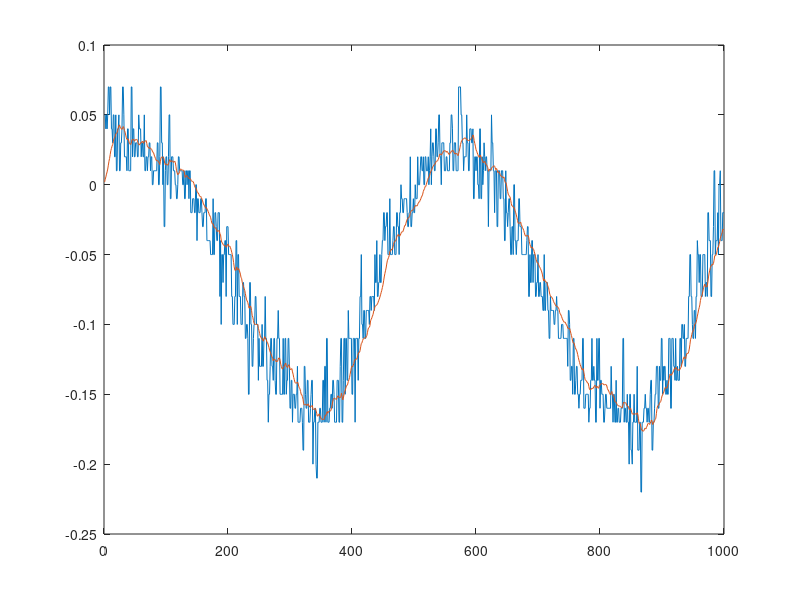

Here is the MATLAB script that generated this plot:
clear;
clc;
close all;


load("PressureDataSetQuickRiseAndFall.mat");

%% MOVING AVERAGE (125 sample delay (156ms delay)
windowSize = 25; 
b = (1/windowSize)*ones(1,windowSize);
a = 1;
y = filter(b,a,pressureValues);

plot(pressureValues);
hold on;
plot(y)



%% IIR Filter from Crazyflie
% ARGS: in - latest pressure value
%       attenuation - weighting factor
%       filt - storing previous pressure (filtered) values
% RETURN: out - final filtered pressure value

% pressureValues = pressureValues*100;
% filteredPressures = [];
% filttmp = 0
% IIR_SHIFT = 8;
% 
% %#define IMU_ACC_IIR_LPF_ATTENUATION (IMU_UPDATE_FREQ / (2 * 3.1415 * IMU_ACC_WANTED_LPF_CUTOFF_HZ))
% IMU_UPDATE_FREQ = 800; %Hz
% IMU_ACC_WANTED_LPF_CUTOFF_HZ = 4; %Hz
% IMU_ACC_IIR_LPF_ATTENUATION = (IMU_UPDATE_FREQ / (2 * 3.1415 * IMU_ACC_WANTED_LPF_CUTOFF_HZ));
% 
% %#define attenuation = IMU_ACC_IIR_LPF_ATT_FACTOR  (int)(((1<<IIR_SHIFT) / IMU_ACC_IIR_LPF_ATTENUATION) + 0.5)
% IMU_ACC_IIR_LPF_ATT_FACTOR = ((bitshift(1,IIR_SHIFT) / IMU_ACC_IIR_LPF_ATTENUATION) + 0.5);
% 
% attenuation = IMU_ACC_IIR_LPF_ATT_FACTOR;
% 
% for i=1:size(pressureValues,2)
%     if (attenuation > bitshift(1,IIR_SHIFT))%(1<<IIR_SHIFT))
%         attenuation = bitshift(1,IIR_SHIFT);%(1<<IIR_SHIFT);
%     else
%         if (attenuation < 1)
%             attenuation = 1;
%         end
%     end
%     
%     %   // Shift to keep accuracy
%     inScaled = bitshift(round(pressureValues(i)),IIR_SHIFT);
% %   // Calculate IIR filter
%     filttmp = filttmp + (bitshift(round(inScaled-filttmp), -IIR_SHIFT) * attenuation);
% %   // Scale and round
%   	out = bitshift(round(filttmp),-8) + bitshift(round(filttmp & bitshift(1,IIR_SHIFT-1)), -(IIR_SHIFT - 1));
% %   *filt = filttmp;
%     filteredPressures(i) = out;
%     i
% end

% int16_t iirLPFilterSingle(int32_t in, int32_t attenuation,  int32_t* filt)
% {
%   int32_t inScaled;
%   int32_t filttmp = *filt;
%   int16_t out;
% 
%   if (attenuation > (1<<IIR_SHIFT))
%   {
%     attenuation = (1<<IIR_SHIFT);
%   }
%   else if (attenuation < 1)
%   {
%     attenuation = 1;
%   }
% 
%   // Shift to keep accuracy
%   inScaled = in << IIR_SHIFT;
%   // Calculate IIR filter
%   filttmp = filttmp + (((inScaled-filttmp) >> IIR_SHIFT) * attenuation);
%   // Scale and round
%   out = (filttmp >> 8) + ((filttmp & (1 << (IIR_SHIFT - 1))) >> (IIR_SHIFT - 1));
%   *filt = filttmp;
% 
%   return out;
% }







%% ST DRONE IIR FILTER
% press_fil = [];
% pressure_previous = zeros(1,2);
% for i=1:size(pressureValues,2)
%     % Get current pressure value
%     curr_offsetted_pressure_reading = pressureValues(i);
%     
%     % IIR Filtering on pressure sensor
%     coeff_b0 = 0.01;
%     coeff_b1 = 0.01;
%     coeff_b2 = 0.001;
%     press_fil(i) = coeff_b0*pressureValues(i) + coeff_b1*pressure_previous(1) + coeff_b2*pressure_previous(2);
% 
%     % Shift IIR filter states
%     pressure_previous(2) = pressure_previous(1);
%     pressure_previous(1) = pressureValues(i);
% end
% 
% 
% figure()
% plot(pressureValues)
% title("Original");
% 
% figure()
% plot(press_fil)
% title("Filtered");




